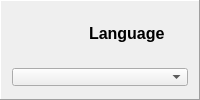
               <widget class="QFrame" name="frame_2">
                <property name="frameShape">
                 <enum>QFrame::Shape::Panel</enum>
                </property>
                <property name="frameShadow">
                 <enum>QFrame::Shadow::Raised</enum>
                </property>
                <layout class="QGridLayout" name="gridLayout_8">
                 <item row="0" column="0">
                  <layout class="QGridLayout" name="gridLayout_2">
                   <item row="0" column="1" colspan="2">
                    <widget class="QLabel" name="languageLabel">
                     <property name="styleSheet">
                      <string notr="true">font-size:16px;font-weight:bold;padding-left:10px;</string>
                     </property>
                     <property name="text">
                      <string>Language</string>
                     </property>
                    </widget>
                   </item>
                   <item row="1" column="0" colspan="3">
                    <widget class="QComboBox" name="languageSelectComboBox">
                     <property name="toolTip">
                      <string/>
                     </property>
                     <property name="autoFillBackground">
                      <bool>false</bool>
                     </property>
                     <property name="styleSheet">
                      <string notr="true">margin-top:10px;</string>
                     </property>
                    </widget>
                   </item>
                   <item row="0" column="0">
                    <widget class="QLabel" name="languageImageLabel">
                     <property name="maximumSize">
                      <size>
                       <width>66</width>
                       <height>38</height>
                      </size>
                     </property>
                     <property name="text">
                      <string/>
                     </property>
                     <property name="pixmap">
                      <pixmap resource="../resources.qrc">:/icons/icons/languagelabel.xpm</pixmap>
                     </property>
                     <property name="scaledContents">
                      <bool>true</bool>
                     </property>
                    </widget>
                   </item>
                  </layout>
                 </item>
                </layout>
               </widget>
